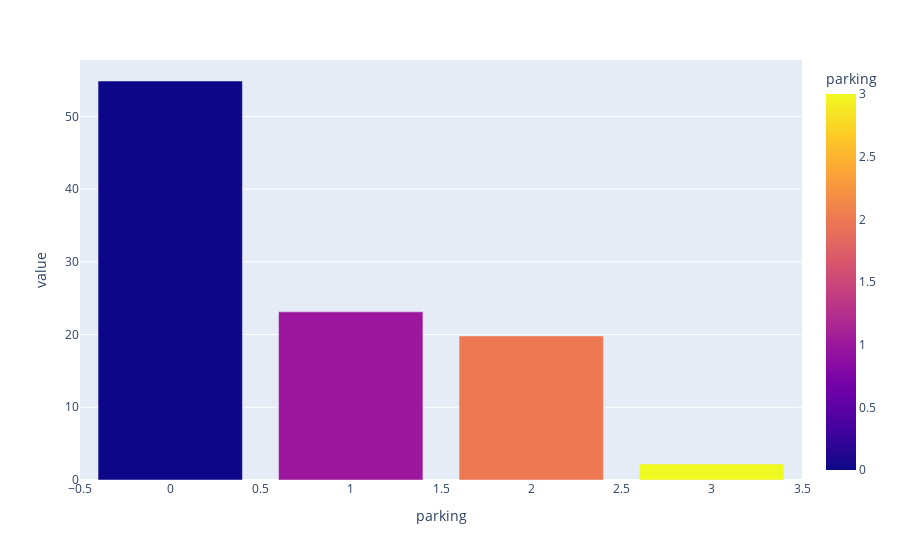

Notebook code cell kept with this figure:
### Code cell
# Distribuição da variável parking
percentual_furnishingstatus = df['parking'].value_counts(normalize=True) * 100
px.bar(percentual_furnishingstatus, color=percentual_furnishingstatus.index,)

### Figure 1 — Plotly figure (JSON) as saved in the notebook; plotly's stock layout.template omitted (floating-point values rounded to 4 significant figures)
{"data": [{"alignmentgroup": "True", "hovertemplate": "parking=%{marker.color}<br>value=%{y}<extra></extra>", "legendgroup": "", "marker": {"color": [0, 1, 2, 3], "coloraxis": "coloraxis", "pattern": {"shape": ""}}, "name": "", "offsetgroup": "", "orientation": "v", "showlegend": false, "textposition": "auto", "type": "bar", "x": [0, 1, 2, 3], "xaxis": "x", "y": [54.86, 23.12, 19.82, 2.202], "yaxis": "y"}], "layout": {"barmode": "relative", "coloraxis": {"colorbar": {"title": {"text": "parking"}}, "colorscale": [[0, "#0d0887"], [0.1111, "#46039f"], [0.2222, "#7201a8"], [0.3333, "#9c179e"], [0.4444, "#bd3786"], [0.5556, "#d8576b"], [0.6667, "#ed7953"], [0.7778, "#fb9f3a"], [0.8889, "#fdca26"], [1, "#f0f921"]]}, "legend": {"tracegroupgap": 0}, "margin": {"t": 60}, "xaxis": {"anchor": "y", "domain": [0, 1], "title": {"text": "parking"}}, "yaxis": {"anchor": "x", "domain": [0, 1], "title": {"text": "value"}}}}
